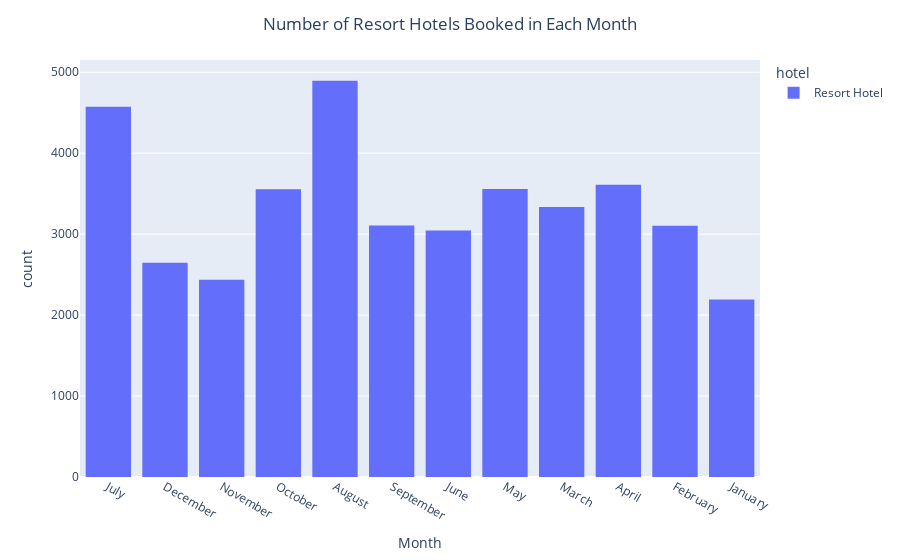

The cell this chart's notebook holds for it:
### Code cell
# 4
fig = px.histogram(DF_arrival_date_sorted3[mask],
                  x='arrival_date_month',
                  color='hotel')

fig.update_layout(title='Number of Resort Hotels Booked in Each Month ',
                  title_x=0.5,
                  xaxis_title="Month",
                  autosize=True)

fig.show()

### Figure 1 — Plotly figure (JSON) as saved in the notebook; plotly's stock layout.template omitted (floating-point values rounded to 4 significant figures; data arrays with more than 128 entries replaced by an {"elided": "..."} marker saying what was removed)
{"data": [{"alignmentgroup": "True", "bingroup": "x", "hovertemplate": "hotel=Resort Hotel<br>arrival_date_month=%{x}<br>count=%{y}<extra></extra>", "legendgroup": "Resort Hotel", "marker": {"color": "#636efa", "pattern": {"shape": ""}}, "name": "Resort Hotel", "offsetgroup": "Resort Hotel", "orientation": "v", "showlegend": true, "type": "histogram", "x": {"elided": "40060 str values"}, "xaxis": "x", "yaxis": "y"}], "layout": {"autosize": true, "barmode": "relative", "legend": {"title": {"text": "hotel"}, "tracegroupgap": 0}, "margin": {"t": 60}, "title": {"text": "Number of Resort Hotels Booked in Each Month ", "x": 0.5}, "xaxis": {"anchor": "y", "autorange": true, "domain": [0, 1], "range": [-0.5, 11.5], "title": {"text": "Month"}, "type": "category"}, "yaxis": {"anchor": "x", "autorange": true, "domain": [0, 1], "range": [0, 5152.0], "title": {"text": "count"}}}}
